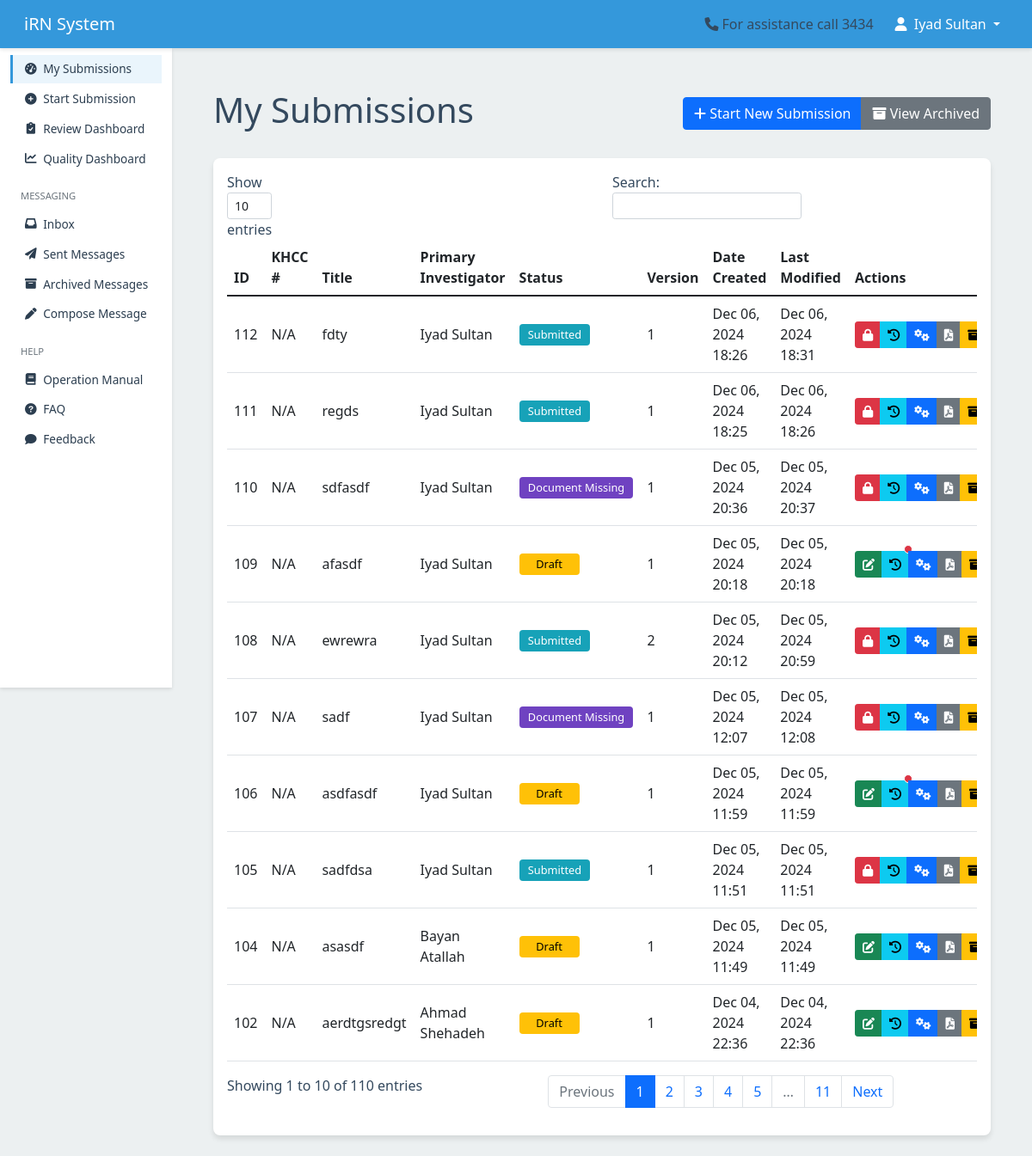
/submission/dashboard/ (signed in), run on an earlier commit of the app's database.
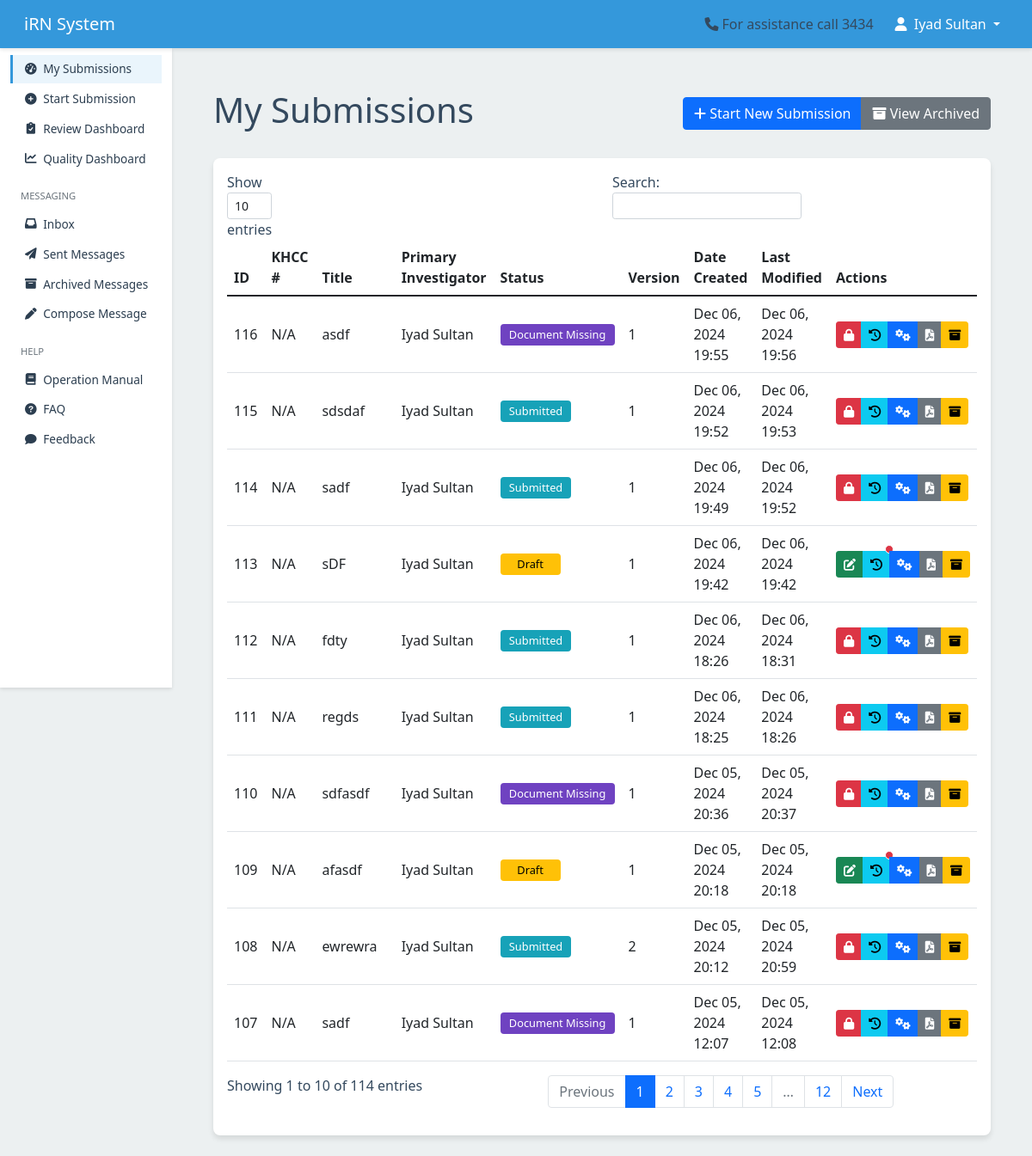
And on a later commit of the database.
### submission/models.py (models this page shows, shortened)
class Submission(models.Model):
    temporary_id = models.AutoField(primary_key=True)
    khcc_number = models.CharField(max_length=20, blank=True, null=True, unique=True)
    title = models.CharField(max_length=255)
    primary_investigator = models.ForeignKey(
        User, related_name='primary_investigations', on_delete=models.CASCADE
    )
    study_type = models.ForeignKey(StudyType, on_delete=models.SET_NULL, null=True)
    status = models.CharField(
        max_length=50,
        choices=get_submission_status_choices,
        default='draft'
    )
    date_created = models.DateTimeField(auto_now_add=True)
    last_modified = models.DateTimeField(auto_now=True)
    date_submitted = models.DateTimeField(blank=True, null=True)
    version = models.PositiveIntegerField(default=1)
    is_locked = models.BooleanField(default=False)
    is_archived = models.BooleanField(default=False)
    archived_at = models.DateTimeField(null=True, blank=True)
    show_in_irb = models.BooleanField(default=False, help_text="Toggle visibility for IRB members")
    show_in_rc = models.BooleanField(default=False, help_text="Toggle visibility for RC members")
    submitted_by = models.ForeignKey(
        User,
        related_name='submitted_submissions',
        on_delete=models.SET_NULL,
        null=True,
        blank=True,
        help_text="User who submitted the submission"
    )
    def get_required_investigator_forms(self):
        return self.study_type.forms.filter(requested_per_investigator=True)
    def get_submitters(self):
        submitters = [self.primary_investigator]
        submitters.extend([ci.user for ci in self.coinvestigators.filter(can_submit=True)])
        submitters.extend([ra.user for ra in self.research_assistants.filter(can_submit=True)])
        return submitters
    def get_pending_investigator_forms(self, user):
        if not (user == self.primary_investigator or
                self.coinvestigators.filter(user=user).exists() or
                self.research_assistants.filter(user=user).exists()):
            return []
        if user in self.get_submitters() and self.status in ['submitted', 'document_missing']:
            return []
        required_forms = self.get_required_investigator_forms()
        submitted_forms = InvestigatorFormSubmission.objects.filter(
            submission=self,
            investigator=user,
            version=self.version
        ).values_list('form_id', flat=True)
        return list(required_forms.exclude(id__in=submitted_forms))
    def has_pending_forms(self, user):
        return len(self.get_pending_investigator_forms(user)) > 0

### users/models.py (models this page shows, shortened)
class UserProfile(models.Model):
    user = models.OneToOneField(
        User,
        on_delete=models.CASCADE,
        related_name='userprofile'
    )
    institution = models.CharField(
        max_length=255,
        default='King Hussein Cancer Center'
    )
    mobile = models.CharField(
        max_length=20,
        blank=True,
        null=True,
        default='',
        validators=[phone_regex]
    )
    khcc_employee_number = models.CharField(
        max_length=20,
        blank=True,
        null=True,
        unique=True,
        validators=[
            RegexValidator(
                regex=r'^[A-Za-z0-9]+$',
                message='Employee number can only contain letters and numbers.'
            )
        ]
    )
    title = models.CharField(
        max_length=255,
        blank=True,
        null=True
    )
    role = models.CharField(
        max_length=50,
        choices=USER_ROLE_CHOICES,
        blank=True,
        null=True
    )
    groups = models.ManyToManyField(
        Group,
        related_name='user_profiles',
        blank=True
    )
    photo = models.ImageField(
        upload_to='photos/',
        blank=True,
        null=True
    )
    is_approved = models.BooleanField(default=False)
    full_name = models.CharField(
        max_length=255,
        default='',
        help_text='Full name (at least two names required)',
        validators=[validate_full_name]
    )
    class Meta:
        ordering = ['user__username']
        indexes = [
            models.Index(fields=['is_approved']),
            models.Index(fields=['role'])
        ]

### submission/views.py (the view)
# urls.py: path('dashboard/', views.dashboard, name='dashboard'),
@login_required
def dashboard(request):
    from django.db.models import Max, Prefetch
    submissions = Submission.objects.filter(
        is_archived=False
    ).select_related(
        'primary_investigator__userprofile',
        'study_type'
    ).prefetch_related(
        'coinvestigators',
        'research_assistants'
    ).order_by('-date_created')
    for submission in submissions:
        latest_version = FormDataEntry.objects.filter(
            submission=submission
        ).values('version').aggregate(Max('version'))['version__max']
        submission.actual_version = latest_version or 1
        submission.has_pending = submission.has_pending_forms(request.user)
        submission.pending_forms = submission.get_pending_investigator_forms(request.user)
    return render(request, 'submission/dashboard.html', {
        'submissions': submissions
    })

### iRN/constants.py (called while the page is built)
def get_submission_status_choices():
    DEFAULT_CHOICES = SUBMISSION_STATUS_CHOICES
    try:
        choices = cache.get('submission_status_choices')
        if not choices:
            StatusChoice = apps.get_model('submission', 'StatusChoice')
            choices = list(StatusChoice.objects.filter(is_active=True).values_list('code', 'label'))
            if choices:
                cache.set('submission_status_choices', choices)
        return choices or DEFAULT_CHOICES
    except (OperationalError, LookupError):
        return DEFAULT_CHOICES

### submission/templates/submission/dashboard.html (shortened to what the changed rows need)
{% extends 'users/base.html' %}
{% load static %}
{% block content %}
<div class="container mt-4">
    <div class="d-flex justify-content-between align-items-center mb-4">
        <h1>My Submissions</h1>
    </div>
    <div class="card">
        <div class="card-body">
            <div class="table-responsive">
                <table id="submissionsTable" class="table table-hover">
                    <thead>
                        <tr>
                            <th>ID</th>
                            <th>KHCC #</th>
                            <th>Title</th>
                            <th>Primary Investigator</th>
                            <th>Status</th>
                            <th>Version</th>
                            <th>Date Created</th>
                            <th>Last Modified</th>
                            <th>Actions</th>
                        </tr>
                    </thead>
                    <tbody>
                        {% for submission in submissions %}
                        <tr>
                            <td>{{ submission.temporary_id|default:"" }}</td>
                            <td>{{ submission.khcc_number|default:"N/A" }}</td>
                            <td>{{ submission.title|default:"" }}</td>
                            <td>{{ submission.primary_investigator.userprofile.full_name }}</td>
                            <td>
                                <span class="badge badge-{{ submission.status|slugify }}">
                                    {{ submission.get_status_display|default:"" }}
                                </span>
                            </td>
                            <td>{{ submission.actual_version }}</td>
                            <td data-order="{{ submission.date_created|date:'Y-m-d H:i:s' }}">
                                {{ submission.date_created|date:"M d, Y H:i"|default:"" }}
                            </td>
                            <td data-order="{{ submission.last_modified|date:'Y-m-d H:i:s' }}">
                                {{ submission.last_modified|date:"M d, Y H:i"|default:"" }}
                            </td>
                            <td>
                                <div class="btn-group">
                                    {% if submission.is_locked %}
                                        <a href="{% url 'submission:edit_submission' submission.temporary_id %}"
                                           class="btn btn-sm btn-danger"
                                           title="Submission Locked">
                                            <i class="fas fa-lock"></i>
                                        </a>
                                    {% else %}
                                        <a href="{% url 'submission:edit_submission' submission.temporary_id %}"
                                           class="btn btn-sm btn-success"
                                           title="Edit Submission">
                                            <i class="fas fa-edit"></i>
                                        </a>
                                    {% endif %}
                                    {% if submission.has_pending %}
                                    <a href="{% url 'submission:version_history' submission.temporary_id %}"
                                       class="btn btn-sm btn-info position-relative"
                                       title="Version History - Has Pending Forms">
                                        <i class="fas fa-history"></i>
                                        <span class="position-absolute top-0 start-100 translate-middle p-1 bg-danger rounded-circle">
                                        </span>
                                    </a>
                                {% else %}
                                    <a href="{% url 'submission:version_history' submission.temporary_id %}"
                                       class="btn btn-sm btn-info"
                                       title="History">
                                        <i class="fas fa-history"></i>
                                    </a>
                                        {% endif %}
                                    <a href="{% url 'submission:submission_actions' submission.temporary_id %}"
                                       class="btn btn-sm btn-primary"
                                       title="Actions">
                                        <i class="fas fa-cogs"></i>
                                    </a>
                                    <a href="{% url 'submission:download_submission_pdf' submission.temporary_id %}"
                                       class="btn btn-sm btn-secondary"
                                       title="Download PDF">
                                        <i class="fas fa-file-pdf"></i>
                                    </a>
                                    <button class="btn btn-sm btn-warning archive-submission"
                                            data-submission-id="{{ submission.temporary_id }}"
                                            title="Archive Submission">
                                        <i class="fas fa-archive"></i>
                                    </button>
                                </div>
                            </td>
                        </tr>
                        {% empty %}
                        <tr>
                            <td colspan="9" class="text-center">No submissions found.</td>
                        </tr>
                        {% endfor %}
                    </tbody>
                </table>
            </div>
        </div>
    </div>
</div>
{% endblock %}

What changed in the data, as far as the page shows it:
no longer on this page (row unchanged): Submission: temporary_id "106", khcc_number "N/A", title "asdfasdf", primary_investigator.userprofile.full_name "Iyad Sultan", status "Draft", actual_version "1", date_created "Dec 05, 2024 11:59", last_modified "Dec 05, 2024 11:59", is_locked False (drawn)
no longer on this page (row unchanged): Submission: temporary_id "105", khcc_number "N/A", title "sadfdsa", primary_investigator.userprofile.full_name "Iyad Sultan", status "Submitted", actual_version "1", date_created "Dec 05, 2024 11:51", last_modified "Dec 05, 2024 11:51", is_locked True (drawn)
no longer on this page (row unchanged): Submission: temporary_id "104", khcc_number "N/A", title "asasdf", primary_investigator.userprofile.full_name "Bayan Atallah", status "Draft", actual_version "1", date_created "Dec 05, 2024 11:49", last_modified "Dec 05, 2024 11:49", is_locked False (drawn)
no longer on this page (row unchanged): Submission: temporary_id "102", khcc_number "N/A", title "aerdtgsredgt", primary_investigator.userprofile.full_name "Ahmad Shehadeh", status "Draft", actual_version "1", date_created "Dec 04, 2024 22:36", last_modified "Dec 04, 2024 22:36", is_locked False (drawn)
added Submission: temporary_id "116", khcc_number "N/A", title "asdf", primary_investigator.userprofile.full_name "Iyad Sultan", status "Document Missing", actual_version "1", date_created "Dec 06, 2024 19:55", last_modified "Dec 06, 2024 19:56", is_locked True (drawn)
added Submission: temporary_id "115", khcc_number "N/A", title "sdsdaf", primary_investigator.userprofile.full_name "Iyad Sultan", status "Submitted", actual_version "1", date_created "Dec 06, 2024 19:52", last_modified "Dec 06, 2024 19:53", is_locked True (drawn)
added Submission: temporary_id "114", khcc_number "N/A", title "sadf", primary_investigator.userprofile.full_name "Iyad Sultan", status "Submitted", actual_version "1", date_created "Dec 06, 2024 19:49", last_modified "Dec 06, 2024 19:52", is_locked True (drawn)
added Submission: temporary_id "113", khcc_number "N/A", title "sDF", primary_investigator.userprofile.full_name "Iyad Sultan", status "Draft", actual_version "1", date_created "Dec 06, 2024 19:42", last_modified "Dec 06, 2024 19:42", is_locked False (drawn)
Also different on the page:
text written by a page script: "Show entries Search: Showing 1 to 10 of 110 entries Previous 1 2 3 4 5 … 11 Next" → "Show entries Search: Showing 1 to 10 of 114 entries Previous 1 2 3 4 5 … 12 Next"
